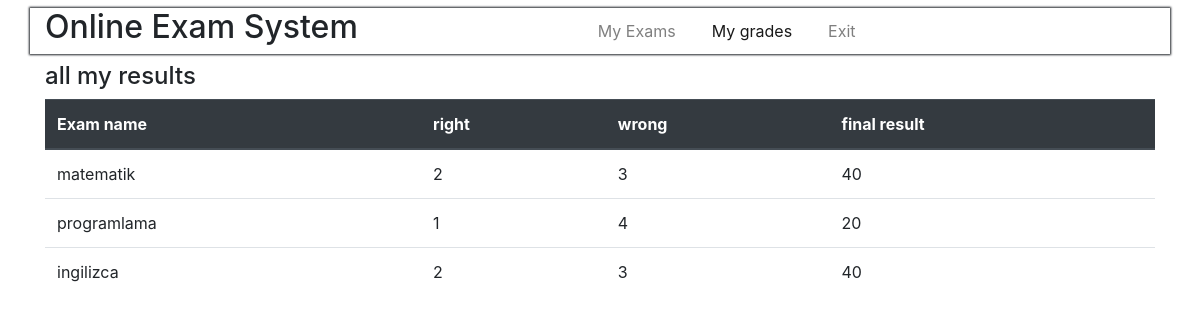
Page /ogrenci_grades.php (signed in) on the committed database.
### tables this page shows
CREATE TABLE `exams` (
  `exam_id` int(11) NOT NULL,
  `exam_name` text NOT NULL
);

CREATE TABLE `result` (
  `user_id` int(11) NOT NULL,
  `exam_id` int(11) NOT NULL,
  `right_number` int(11) NOT NULL,
  `wrong_number` int(11) NOT NULL,
  `final_result` int(11) NOT NULL
);

### ogrenci_grades.php (the view, shortened to what this page needs)
<!DOCTYPE html>
<html lang="en">
<head>
    <link rel="stylesheet" href="https://cdn.jsdelivr.net/npm/bootstrap@4.6.0/dist/css/bootstrap.min.css"
>
    <link rel="stylesheet" href="css/style.css">
</head>
<body>
<?php
include 'database.php';
if (isset($_SESSION['useremail'])) {
  $useremail=$_SESSION['useremail'];
}
?>
 <nav class=" navbar navbar-expand-lg navbar-light bg-white">
<div class="container dashdord-nav">
   <h2>Online Exam System</h2>
   <div class="collapse navbar-collapse navdas" id="navbarSupportedContent">
     <ul class="navbar-nav mr-auto">
       <li class="nav-item  mar">
         <a class="nav-link  link" href="ogrenci_exam.php">My Exams <span class="sr-only">(current)</span></a>
       </li>
       <li class="nav-item mar">
         <a class="nav-link active  link" href="ogrenci_grades.php">My grades </a>
       </li>
       <li class="nav-item mar">
         <a class="nav-link link" href="exit.php">Exit </a>
       </li>
     </ul>
</div>
</div>
 </nav>
 <?php
$query=mysqli_query($con,"SELECT * FROM users where user_email='$useremail'");
  while($rows = mysqli_fetch_array($query)){
    $userid=$rows['users_id'];
 }
?>
 <section>
           <div class="container">
            <h4>all my results</h4>
            <form method="POST">
            <table class="table">
                <thead class="thead-dark">
                  <tr>
                    <th scope="col">Exam name</th>
                    <th scope="col">right </th>
                    <th scope="col">wrong</th>
                    <th scope="col">final result</th>
                  </tr>
                </thead>
                <tbody>
                <?php
            $selectquery = "select * from result  where user_id =".$userid;
            $query = mysqli_query($con,$selectquery);
            while($res = mysqli_fetch_array($query)){
              $selectname = "select * from exams where exam_id =".$res['exam_id'];;
              $query2 = mysqli_query($con,$selectname);
              while($res1 = mysqli_fetch_array($query2)){
            ?>
      <tr>
                <td name =""><?php echo $res1['exam_name'];?></td>
                <td name =""><?php echo $res['right_number']; ?></td>
                <td name =""><?php echo $res['wrong_number']; ?></td>
                <td name =""><?php echo $res['final_result']; ?></td>
              </tr>
              <?php
            }}
              ?>
                </tbody>
              </table>
           </form>
           </div>
     </section>
</body>
</html>

### css/style.css (style rules this page uses)
a { list-style: none; text-decoration: none; }
.navdas { margin-left: 20%; text-align: right; }
.mar { margin: 0 10px; }
.dashdord-nav { width: 100%; box-shadow: 0px 0px 2px 1px; }

### rows in the picture
result: right_number "2", wrong_number "3", final_result "40"
exams: exam_name "matematik"
result: right_number "1", wrong_number "4", final_result "20"
exams: exam_name "programlama"
result: right_number "2", wrong_number "3", final_result "40"
exams: exam_name "ingilizca"
